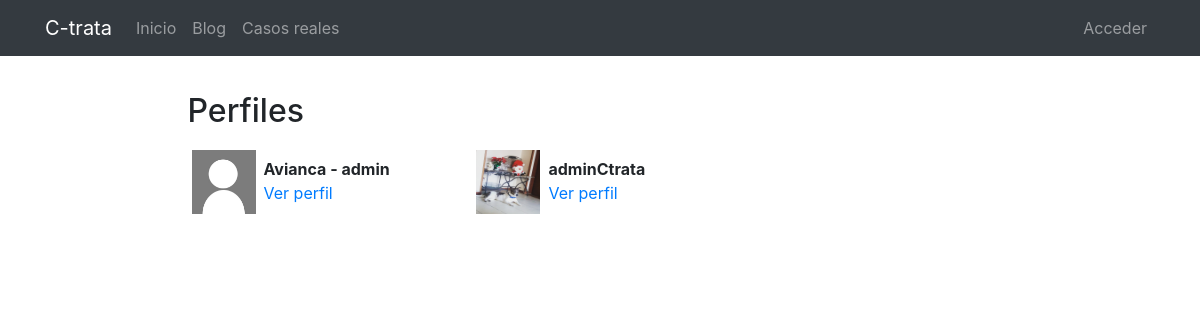
Screenshot of /perfiles/ with the database file from the repository.
### registration/models.py (models this page shows, shortened)
class Profile(models.Model):
    user = models.OneToOneField(User, on_delete=models.CASCADE)
    avatar = models.ImageField(upload_to=custom_upload_to, null=True, blank=True)
    bio = models.TextField(null=True, blank=True)
    ciudad = models.ForeignKey(Ciudad, null=True, blank=True, on_delete=models.CASCADE)
    typeProfile = models.CharField(choices=PROFILE_CHOICES, max_length=1, blank=True)
    link = models.URLField(max_length=200, null=True, blank=True)
    dni = models.PositiveIntegerField(unique=True)
    class Meta:
        ordering = ['user__username']

### profiles/views.py (the view)
# urls.py: path('', ProfileListView.as_view(), name='list'),
class ProfileListView(ListView):
    model = Profile
    template_name = 'profiles/profile_list.html'
    paginate_by = 8

### profiles/templates/profiles/profile_list.html (shortened to what this page needs)
{% extends 'base.html' %}
{% load static %}
{% block content %}
<main role="main">
  <div class="container">
    <div class="row mt-3">
      <div class="col-md-9 mx-auto mb-5">
        <h2>Perfiles</h2>
        <div class="row">
          {% for profile in profile_list %}
            <div class="col-md-4 mt-2 mb-3 ">
              <div class="row p-1">
                <div class="col-md-12">
                  {% if profile.avatar %}
                    <img src="{{profile.avatar.url}}" class="img-fluid profile-avatar">
                  {% else %}
                    <img src="{% static 'registration/img/no-avatar.jpg' %}" class="img-fluid profile-avatar">
                  {% endif %}
                  <p class="profile-data">
                    <b>{{profile.user|truncatechars:"16"}}</b><br>
                    <a href="{% url 'profiles:detail' profile.user %}">Ver perfil</a>
                  </p>
                </div>
              </div>
            </div>
          {% endfor %}
        </div>
      </div>
    </div>
  </div>
</main>
{% endblock %}

### core/static/core/css/main.css (style rules this page uses)
main { padding-top: 20px; }
:root { --jumbotron-padding-y: 3rem; }

### profiles/templates/profiles/profile_list.html (style rules this page uses)
.profile-avatar { float:left;width:4rem;height:4rem }
.profile-data { padding-left:4.5rem;padding-top:.4rem; }

### rows the page displays
Profile: user "Avianca - admin"
Profile: avatar (picture), user "adminCtrata"
